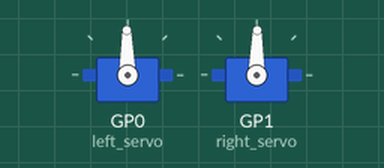
Bench run of a program on a simulated Raspberry Pi Pico running MicroPython. Shown: 2 × servo.

Above: at 0.05 s.
Timing chart, 0 to 13.0 s (numbered marks = the images above):
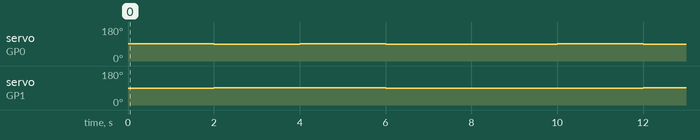

Measured:
- by itself, servo on GP0 (left_servo): repeats every 10.0 s: 91° 2.0 s, 89° 2.0 s, 90° 2.0 s, 91° 2.0 s, 89° 2.0 s
- by itself, servo on GP1 (right_servo): repeats every 10.0 s: 89° 2.0 s, 90° 2.0 s, 89° 2.0 s, 91° 4.0 s

The program:

driving_sequence.py
```python
from time import sleep
from servo import Servo, CONTINUOUS


"""
Simple movement example using two continuous rotation servos
"""

# Constants
LEFT_SERVO_PIN = 0
RIGHT_SERVO_PIN = 1

DRIVE_SPEED = 1.0
TURN_SPEED = 1.0

# Create Servo objects for the continuous rotation servos
left_servo = Servo(LEFT_SERVO_PIN, calibration=CONTINUOUS)
right_servo = Servo(RIGHT_SERVO_PIN, calibration=CONTINUOUS)


# Movement functions
def drive_forward(speed=1.0):
    left_servo.value(speed)
    right_servo.value(-speed)

def drive_backward(speed=1.0):
    left_servo.value(-speed)
    right_servo.value(speed)

def turn_right(speed=1.0):
    left_servo.value(speed)
    right_servo.value(speed)

def turn_left(speed=1.0):
    left_servo.value(-speed)
    right_servo.value(-speed)

def stop(duration=0.0):
    left_servo.value(0)
    right_servo.value(0)

def enable():
    left_servo.enable()
    right_servo.enable()

def disable():
    left_servo.disable()
    right_servo.disable()


# Loop forever
while True:
    # Drive forward for 2 seconds
    drive_forward(DRIVE_SPEED)
    sleep(2)

    # Drive forward for 2 seconds
    drive_backward(DRIVE_SPEED)
    sleep(2)

    # Turn right for 2 seconds
    turn_right(TURN_SPEED)
    sleep(2)

    # Turn left for 2 seconds
    turn_left(TURN_SPEED)
    sleep(2)

    # Stop for 2 seconds
    stop()
    sleep(2)
```
